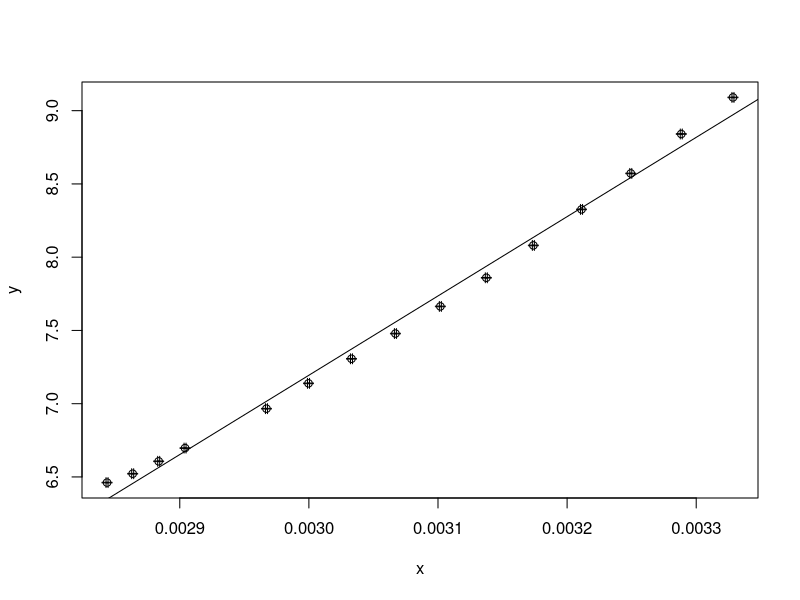

The R source for this figure:
data <- read.table("data.txt", header<-TRUE)
R <- data$R
U <- data$U * 10 ** -6
T0 <- 273 + 25
sens <- 41 * 10 ** -6# v / deg
T <- T0 + U / sens 
R1 <- 910
R2 <- 9100
Rg <- R2 / R1 * R

plot.errors <- function(x, y, eps.x, eps.y) {
    dx = max(x) * eps.x / 2
    dy = max(y) * eps.y / 2
    arrows(x, y - dy, x, y + dy, angle=90, code=3, length=0.05)
    arrows(x - dx, y, x + dx, y, angle=90, code=3, length=0.05)
}

x <- 1/T
y <- log(Rg)

plot(x, y, "p")
linear <- lsfit(x, y)
angle <- linear$coefficients[[2]]
# print(linear)
k <- 1.38 * 10 ** -23
e <- -1.602 * 10 ** -19

dV <- k / e * angle

sx2 <- (mean(x ** 2) - mean(x) ** 2) 
sy2 <- (mean(y ** 2) - mean(y) ** 2) 
a <- ( mean(x*y) - mean(x)*mean(y) ) / sx2
da <- 2 * sqrt(1.0 / (length(x) - 2) * (sy2 / sx2 - a ** 2))
eps.a = da / a / 100

write.csv2(data.frame(R, U, T, Rg, 1/T), "data.csv")
print(list(dV=dV, a=a, da=da, eps.a=eps.a, eps.a * dV))
abline(linear)
plot.errors(x, y, eps.a, eps.a)
